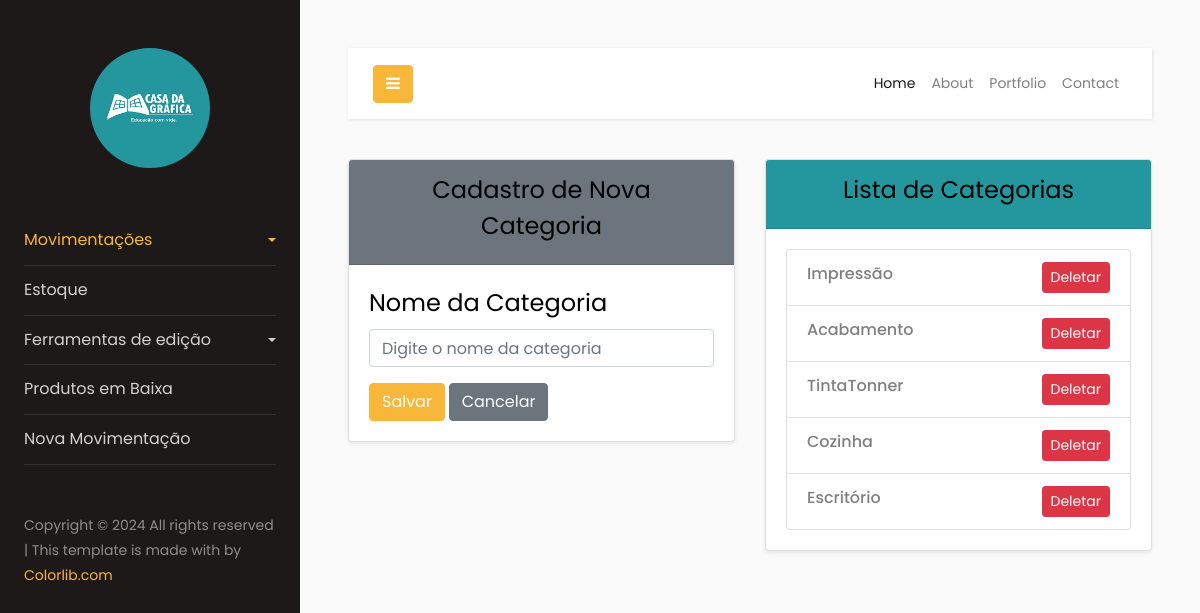
The page /categoria/ (signed in) on the database its author committed.
### categoria/models.py (models this page shows, shortened)
class Categoria(models.Model):
    categoria = models.CharField(max_length=255)
    data_cadastro = models.DateField(auto_now_add=True)

### categoria/views.py (the view, shortened to what this page needs)
# urls.py: path('categoria/', CategoriaListView.as_view(), name='categoria-list'),
class CategoriaListView(LoginRequiredMixin, View):
    def get(self, request):
        categorias = Categoria.objects.all()  # Obtenha a lista de categorias
        return render(request, 'categoria_list.html', {'categorias': categorias})

### categoria/templates/categoria_list.html (shortened to what this page needs)
<!DOCTYPE html>
<html lang="pt-br">
  {% include 'components/header/header.html' %}
  <body>
      <div class="row">
        <div class="col-12 col-md-6">
          <div class="card shadow-sm">
            <div class="card-header text-center bg-secondary text-white">
              <h4>Cadastro de Nova Categoria</h4>
            </div>
            <div class="card-body">
              <form method="post">
                <div class="mb-3">
                  <h4 for="categoria" class="form-label">Nome da Categoria</h4>
                  <input type="text" name="categoria" id="categoria" class="form-control" placeholder="Digite o nome da categoria" required>
                </div>
                <button type="submit" class="btn btn-primary">Salvar</button>
                <a href="{% url 'categoria-list' %}" class="btn btn-secondary ms-2">Cancelar</a>
              </form>
            </div>
          </div>
        </div>
         <div class="col-12 col-md-6 mb-4">
          <div class="card shadow-sm">
            <div class="card-header text-center text-white" style="background-color: #24969d;">
              <h4>Lista de Categorias</h4>
            </div>
            <div class="card-body">
              <ul class="list-group">
                {% for categoria in categorias %}
                  <li class="list-group-item d-flex justify-content-between align-items-center">
                    <h6 href="#" class="text-decoration-none">{{ categoria.categoria }}</h6>
                    <div>
                      <a href="{% url 'categoria-delete' categoria.pk %}" class="btn btn-danger btn-sm">Deletar</a>
                    </div>
                  </li>
                {% endfor %}
              </ul>
            </div>
          </div>
        </div>
    </div>
  </body>
  {% include 'components/footer/footer.html' %}
</html>

### rows shown on the page
Categoria: categoria "Impressão"
Categoria: categoria "Acabamento"
Categoria: categoria "TintaTonner"
Categoria: categoria "Cozinha"
Categoria: categoria "Escritório"
